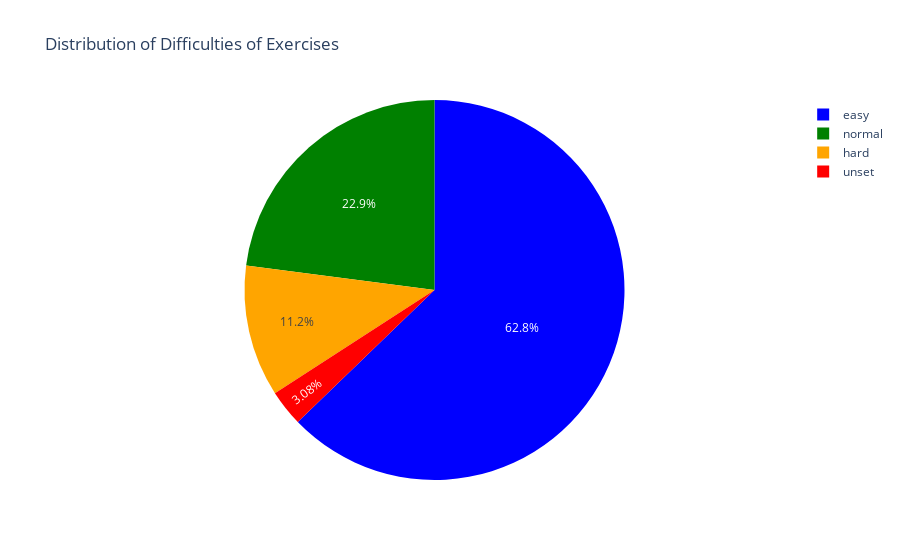

The notebook cell saved with this chart:
### Markdown cell above
# The distribution of difficulties of the exercises:

### Code cell
import plotly.graph_objects as go

# Sample data (replace this with your actual data)
difficulty_distribution = df_InfoContent['difficulty'].value_counts()

# Define colors for the pie/donut chart
colors = ['blue', 'green', 'orange', 'red']

# Create the pie chart
fig = go.Figure(data=[go.Pie(labels=difficulty_distribution.index, values=difficulty_distribution.values, marker=dict(colors=colors))])

# Customize the layout
fig.update_layout(title='Distribution of Difficulties of Exercises')

# Show the plot
fig.show()

### Figure 1 — Plotly figure (JSON) as saved in the notebook; plotly's stock layout.template omitted (floating-point values rounded to 4 significant figures)
{"data": [{"labels": ["easy", "normal", "hard", "unset"], "marker": {"colors": ["blue", "green", "orange", "red"]}, "type": "pie", "values": [835, 305, 149, 41]}], "layout": {"title": {"text": "Distribution of Difficulties of Exercises"}}}
